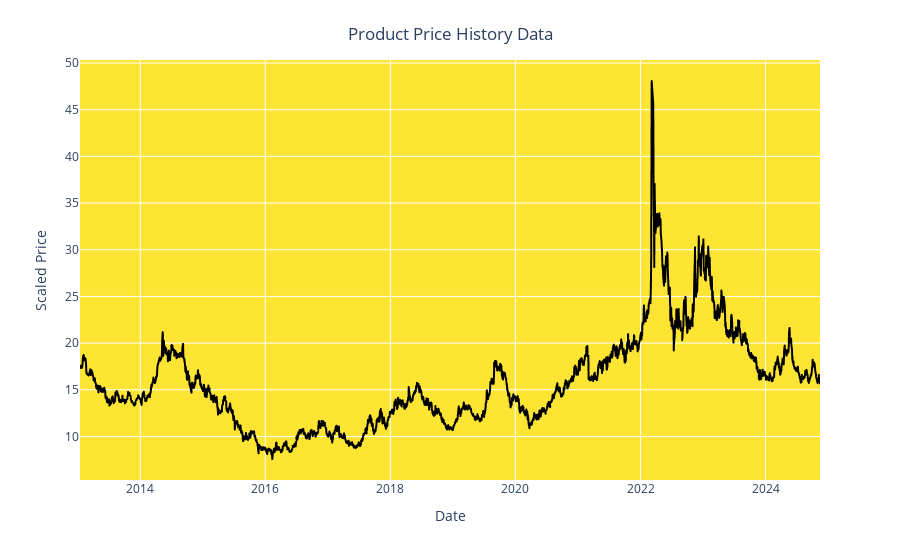

Notebook cell for this chart:
### Code cell
fig = px.line(y=df.Price, x=df.Date)
fig.update_traces(line_color='black') 
fig.update_layout(xaxis_title="Date", 
                  yaxis_title="Scaled Price",
                  title={'text': "Product Price History Data", 'y':0.95, 'x':0.5, 'xanchor':'center', 'yanchor':'top'},
                  plot_bgcolor='rgba(255,223,0,0.8)')

### Figure 1 — Plotly figure (JSON) as saved in the notebook; plotly's stock layout.template omitted (floating-point values rounded to 4 significant figures; data arrays with more than 128 entries replaced by an {"elided": "..."} marker saying what was removed)
{"data": [{"hovertemplate": "x=%{x}<br>y=%{y}<extra></extra>", "legendgroup": "", "line": {"color": "black", "dash": "solid"}, "marker": {"symbol": "circle"}, "mode": "lines", "name": "", "showlegend": false, "type": "scattergl", "x": {"elided": "2988 str values"}, "xaxis": "x", "y": {"elided": "2988 float values"}, "yaxis": "y"}], "layout": {"legend": {"tracegroupgap": 0}, "margin": {"t": 60}, "plot_bgcolor": "rgba(255,223,0,0.8)", "title": {"text": "Product Price History Data", "x": 0.5, "xanchor": "center", "y": 0.95, "yanchor": "top"}, "xaxis": {"anchor": "y", "domain": [0, 1], "title": {"text": "Date"}}, "yaxis": {"anchor": "x", "domain": [0, 1], "title": {"text": "Scaled Price"}}}}
